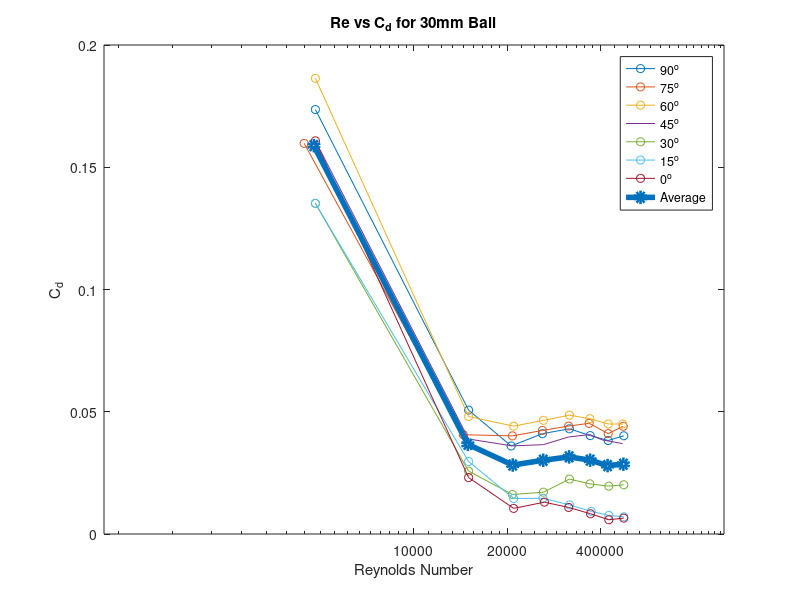
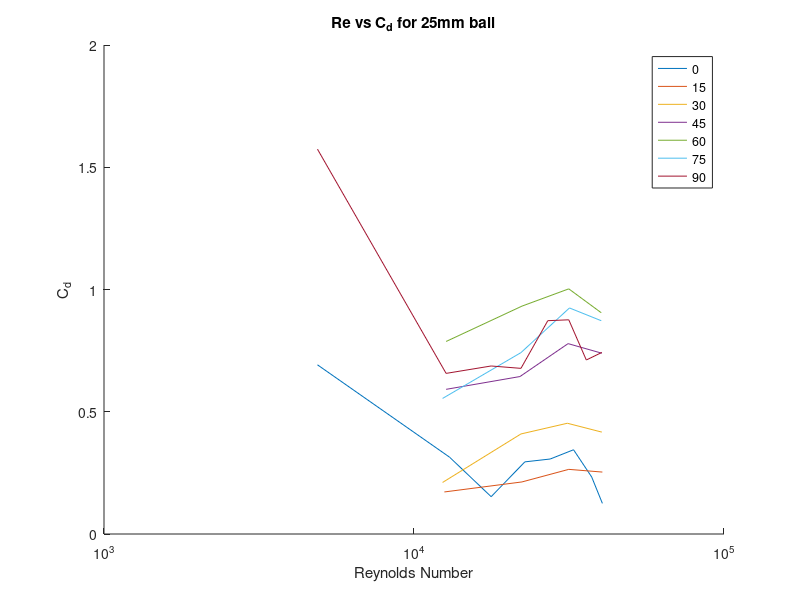
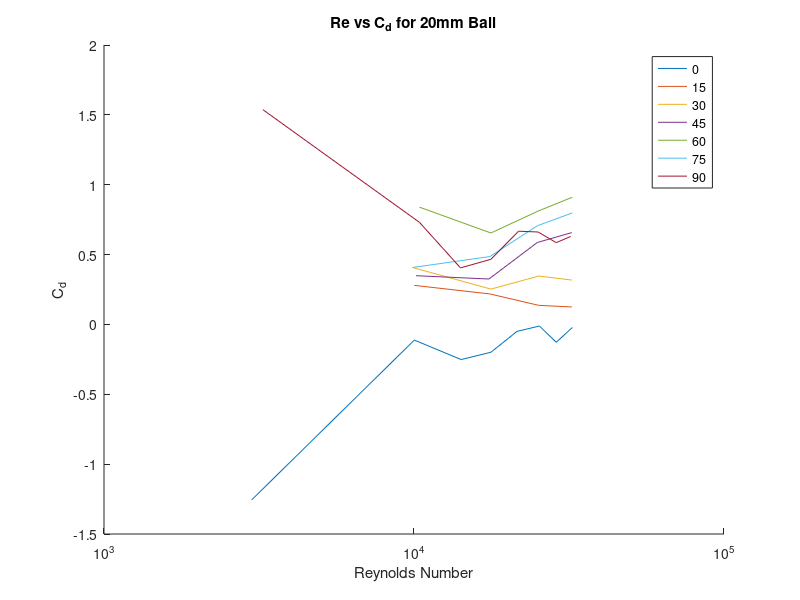

Write MATLAB code to recreate these figures, in order.
close all

reb90 = [4807.593723 14999.69242 20576.50113 25961.0061 31730.11857 37018.47167 42306.82476 47499.02598];
cdb90 = [0.1735956194 0.05067651011 0.03600502862 0.04103796232 0.04303149124 0.04024266216 0.03824205941 0.04016409958];

semilogx(reb90,cdb90, "-o");
hold on;

reb75 = [4422.986225 14422.78117 20768.80488 25961.0061 31537.81482 36730.01604 42306.82476 47306.72223];
cdb75 = [0.1597713177 0.04060238886 0.04013809909 0.04235364051 0.04415220996 0.04525909514 0.04104942852 0.04405736775];

semilogx(reb75,cdb75, "-o");

reb60 = [4807.593723 14999.69242 20961.10863 26153.30985 31730.11857 36922.31979 42306.82476 47114.41849];
cdb60 = [0.1863840114 0.04804904626 0.04411413205 0.0464865535 0.04860953184 0.0471738619 0.04501277316 0.04495038146];

semilogx(reb60,cdb60, "-o");

reb45 = [4807.593723 14999.69242 20768.80488 26153.30985 31537.81482 36922.31979 40383.78727 47114.41849];
cdb45 = [0.1608072274 0.03885292281 0.03602660474 0.03654747827 0.03969462611 0.04066934936 0.0385272907 0.03696096536];

semilogx(reb45,cdb45);

reb30 = [4807.593723 14999.69242 20768.80488 26153.30985 31730.11857 36922.31979 42499.12851 47499.02598];
cdb30 = [0.1352304433 0.02571560358 0.01615438205 0.01710146153 0.02248081536 0.02050536047 0.01956815449 0.02011968012];

semilogx(reb30,cdb30, "-o");

reb15 = [4807.593723 14999.69242 20961.10863 26057.15798 31730.11857 37306.92729 42499.12851 47499.02598];
cdb15 = [0.1352304433 0.02965679935 0.01451386434 0.01461593183 0.01191189633 0.00925389554 0.007621830995 0.00701875236];

semilogx(reb15,cdb15, "-o");

reb0 = [4807.593723 14999.69242 20961.10863 26345.6136 31537.81482 37114.62354 42499.12851 47499.02598];
cdb0 = [0.1608072274 0.02308813974 0.0104774642 0.01302008244 0.01086891722 0.008277158782 0.005821700056 0.006494715249];

semilogx(reb0,cdb0, "-o");

cdavg = [];
for i=1:8
    cdavg(i) = (cdb90(i)+cdb75(i)+cdb60(i)+cdb45(i)+cdb30(i)+cdb15(i)+cdb0(i))/7;
end

reavg =[];
for i=1:8
    reavg(i) = (reb90(i)+reb75(i)+reb60(i)+reb45(i)+reb30(i)+reb15(i)+reb0(i))/7;
end

semilogx(reavg,cdavg, "-o",'LineWidth',4);


legend("90^{o}","75^{o}","60^{o}","45^{o}","30^{o}","15^{o}","0^{o}", "Average");
xticks([10000 20000 40000]);
xticklabels({'10000', '20000', '400000'});

title("Re vs C_d for 30mm Ball");
xlabel("Reynolds Number");
ylabel("C_d");


figure();
hold on;
rem0 = [4881.903424 13018.40913 17737.58244 22782.21598 27501.38929 32708.75294 37427.92625 40519.79842];
cdm0 = [0.6919670835 0.3143792759 0.1526438921 0.2950442739 0.3067065941 0.3445445516 0.2331232921 0.1252805699];

semilogx(rem0,cdm0)

rem15 = [12530.21879 22294.02564 31569.64214 40519.79842];
cdm15= [0.1719853169 0.2129404981 0.2643915066 0.2533206237];

semilogx(rem15,cdm15);

rem30 = [12367.48867 22131.29552 31244.18191 40357.06831];
cdm30 = [0.2109013553 0.4092266073 0.4529746748 0.4167110466];

semilogx(rem30,cdm30);

rem45 = [12692.9489 21968.56541 31406.91203 40357.06831];
cdm45 = [0.5916748259 0.6439959561 0.7786331456 0.7393978383];

semilogx(rem45,cdm45);

rem60 = [12692.9489 22294.02564 31569.64214 40194.33819];
cdm60 = [0.7873999584 0.9319793035 1.002651147 0.9047964002];

semilogx(rem60,cdm60);

rem75 = [12367.48867 22131.29552 31732.37226 40194.33819];
cdm75 = [0.554504687 0.741861978 0.9245425341 0.8722659073];

semilogx(rem75,cdm75);

rem90 = [4881.903424 12692.9489 17737.58244 22131.29552 27013.19895 31569.64214 35963.35522 40357.06831];
cdm90 = [1.574035014 0.6569165368 0.6871855216 0.6774809385 0.8724660304 0.8760923512 0.7116725556 0.7426247062];

semilogx(rem90,cdm90);

legend("0","15","30","45","60","75","90");
title("Re vs C_d for 25mm ball");
xlabel("Reynolds Number");
ylabel("C_d");
%{
cdmavg = [];
for i=2:7
   cdmavg(i) = (cdm90(i)+cdm75(i)+cdm60(i)+cdm45(i)+cdm30(i)+cdm15(i)+cdm0(i))/7;
end
remavg =[];
for i=2:7
   remavg(i) = (rem90(i)+rem75(i)+rem60(i)+rem45(i)+rem30(i)+rem15(i)+rem0(i))/7;
end
semilogx(remavg,cdmavg, "-o",'LineWidth',4);
%}

figure();
hold on
res0= [2994.2341 10024.17503 14190.06595 17705.03642 21480.37507 25385.89781 28770.68418 32415.83874];
cds0= [-1.25622235 -0.1120832558 -0.2513621785 -0.1991242305 -0.04999483376 -0.01137021385 -0.1277017962 -0.02195302252];

semilogx(res0,cds0);

res15= [10024.17503 17574.85233 25255.71371 32285.65465];
cds15= [0.2795329391 0.2183398197 0.1365764009 0.1251019622];

semilogx(res15,cds15);

res30=[9893.99094 17705.03642 25255.71371 32285.65465];
cds30=[0.4075343701 0.252801197 0.3463339263 0.3176366159];

semilogx(res30,cds30);

res45=[10154.35912 17444.66824 24995.34553 32285.65465];
cds45=[0.3487391978 0.3250588745 0.5866326389 0.6574036517];

semilogx(res45,cds45);

res60=[10414.7273 17705.03642 25125.52962 32415.83874];
cds60=[0.8394341666 0.6545126882 0.8112064096 0.9105338928];

semilogx(res60,cds60);

res75=[9893.99094 17574.85233 24995.34553 32415.83874];
cds75=[0.4075343701 0.4858829791 0.7063048285 0.7981860717];

semilogx(res75,cds75);

res90=[3254.602283 10414.7273 14124.97391 17705.03642 21740.74325 25125.52962 28770.68418 32025.28646];
cds90=[1.537252912 0.7305954595 0.4046705364 0.4662104267 0.6671865415 0.6616039557 0.5853955254 0.6297683551];

semilogx(res90,cds90);

legend("0","15","30","45","60","75","90");
title("Re vs C_d for 20mm Ball");
xlabel("Reynolds Number");
ylabel("C_d");
